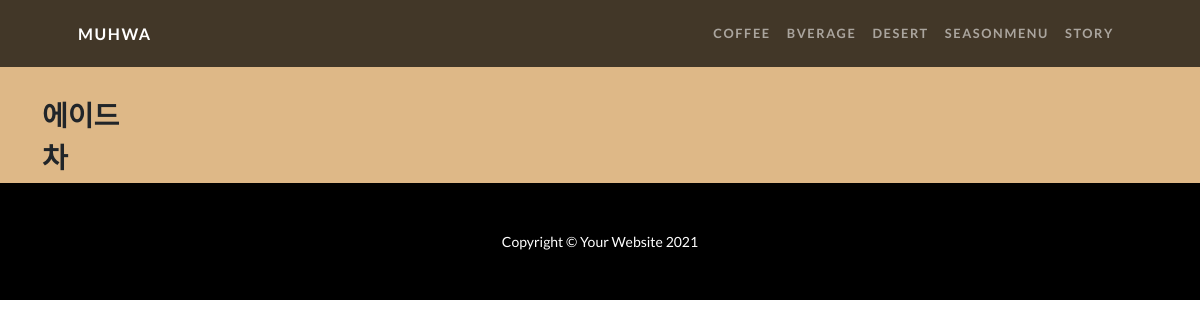
/menu/beverage/, run on an earlier commit of the app's database.
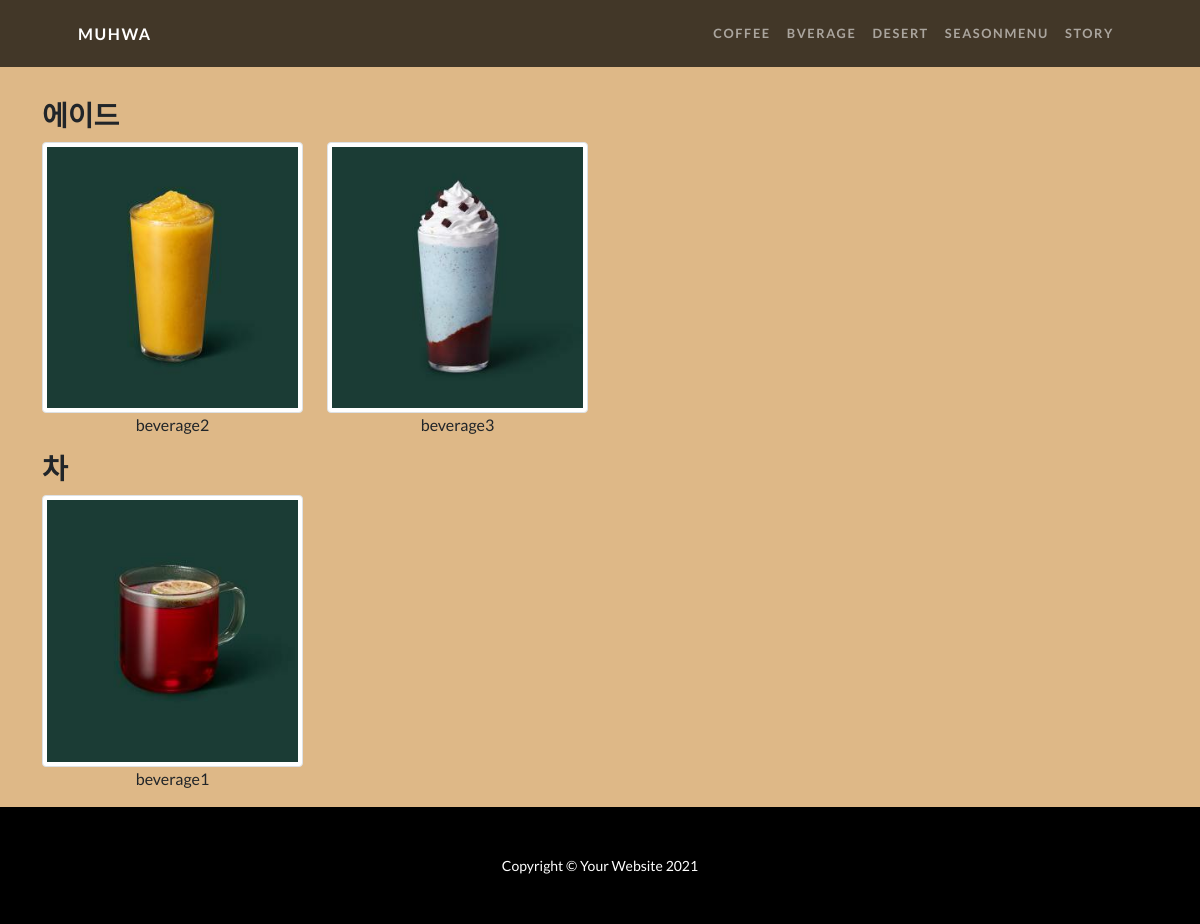
And on a later commit of the database.
### menu/models.py (models this page shows, shortened)
class Beverage(models.Model):
    title = models.CharField(max_length=100)
    sub_cate = models.CharField(max_length=100, default='')
    photo = models.ImageField(upload_to='beverage/%Y/%m/%d',default='beverage/no_image.png')
    desc = models.TextField()
    class Meta:
        ordering = ['title']

### menu/views.py (the view)
# urls.py: path('beverage/', BeverageListView.as_view(), name='beverage'),
class BeverageListView(ListView):
    model = Beverage
    template_name = 'menu/beverage.html'
    context_object_name = 'beverage_list'

### home/templates/menu/beverage.html (shortened to what this page needs)
{% extends 'base.html' %}
{% block header %}
<div style="height:100px; background-color: #deb887;"></div>
{% endblock %}
{% block contents %}
<div style="background: #deb887 ;">
    <div class="container">
        <div class="row">
            <h3>에이드</h3>
        {% for beverage in beverage_list %}
        {% if beverage.sub_cate == "에이드" %}
            <div class="col-6 col-md-3">
                <img src="{{beverage.photo.url}}" class="img-thumbnail" alt="">
                <p class="text-center">{{beverage.title}}</p>
            </div>
        {% endif %}
        {% endfor %}
        </div>
        <div class="row">
            <h3>차</h3>
        {% for beverage in beverage_list %}
        {% if beverage.sub_cate == "차" %}
            <div class="col-6 col-md-3">
                <img src="{{beverage.photo.url}}" class="img-thumbnail" alt="">
                <p class="text-center">{{beverage.title}}</p>
            </div>
        {% endif %}
        {% endfor %}
        </div>
    </div>
{% endblock %}

What changed in the data, as far as the page shows it:
now on this page (row edited): Beverage: photo (picture), title "beverage2", shown under "에이드"
now on this page (row edited): Beverage: photo (picture), title "beverage3", shown under "에이드"
now on this page (row edited): Beverage: photo (picture), title "beverage1", shown under "차"
